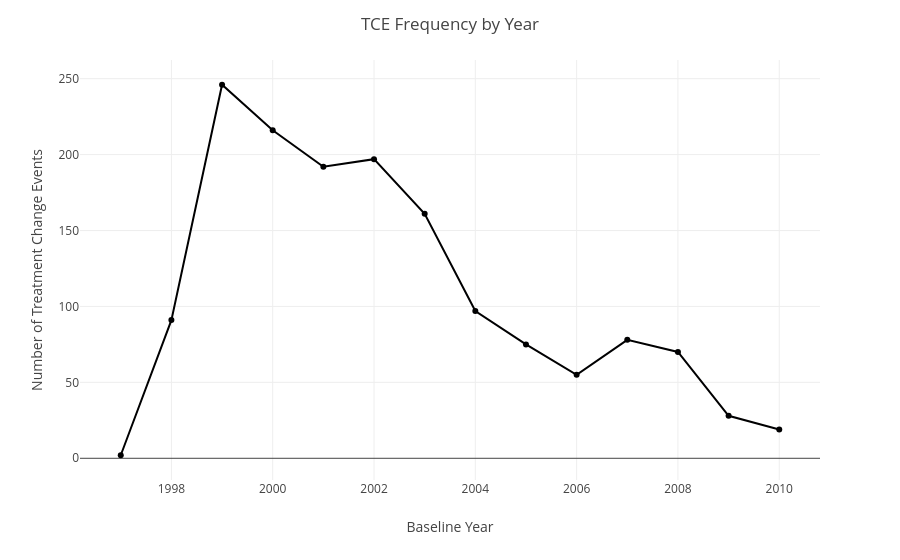

The cell this chart's notebook holds for it:
### Code cell
sql = """
select * from hivdb_tce.tce_by_year order by baseline_year
"""

df = wr.athena.read_sql_query(
    sql=sql,
    database="hivdb_tce",
    boto3_session=session,
    s3_output="s3://hiv-data-022784797781/athena-results/"
)

df["baseline_year"] = df["baseline_year"].astype(int)
df = df.sort_values("baseline_year")

fig = px.line(
    df,
    x="baseline_year",
    y="tce_count",
    markers=True
)

fig.update_layout(
    title="TCE Frequency by Year",
    xaxis_title="Baseline Year",
    yaxis_title="Number of Treatment Change Events"
)

fig.show()
fig.write_image("tce_freq_by_year.png")

### Figure 1 — Plotly figure (JSON) as saved in the notebook; plotly's stock layout.template omitted (floating-point values rounded to 4 significant figures)
{"data": [{"hovertemplate": "baseline_year=%{x}<br>tce_count=%{y}<extra></extra>", "legendgroup": "", "line": {"color": "#000001", "dash": "solid"}, "marker": {"symbol": "circle"}, "mode": "lines+markers", "name": "", "orientation": "v", "showlegend": false, "type": "scatter", "x": [1997, 1998, 1999, 2000, 2001, 2002, 2003, 2004, 2005, 2006, 2007, 2008, 2009, 2010], "xaxis": "x", "y": [2, 91, 246, 216, 192, 197, 161, 97, 75, 55, 78, 70, 28, 19], "yaxis": "y"}], "layout": {"legend": {"tracegroupgap": 0}, "margin": {"t": 60}, "title": {"text": "TCE Frequency by Year"}, "xaxis": {"anchor": "y", "domain": [0, 1], "title": {"text": "Baseline Year"}}, "yaxis": {"anchor": "x", "domain": [0, 1], "title": {"text": "Number of Treatment Change Events"}}}}
